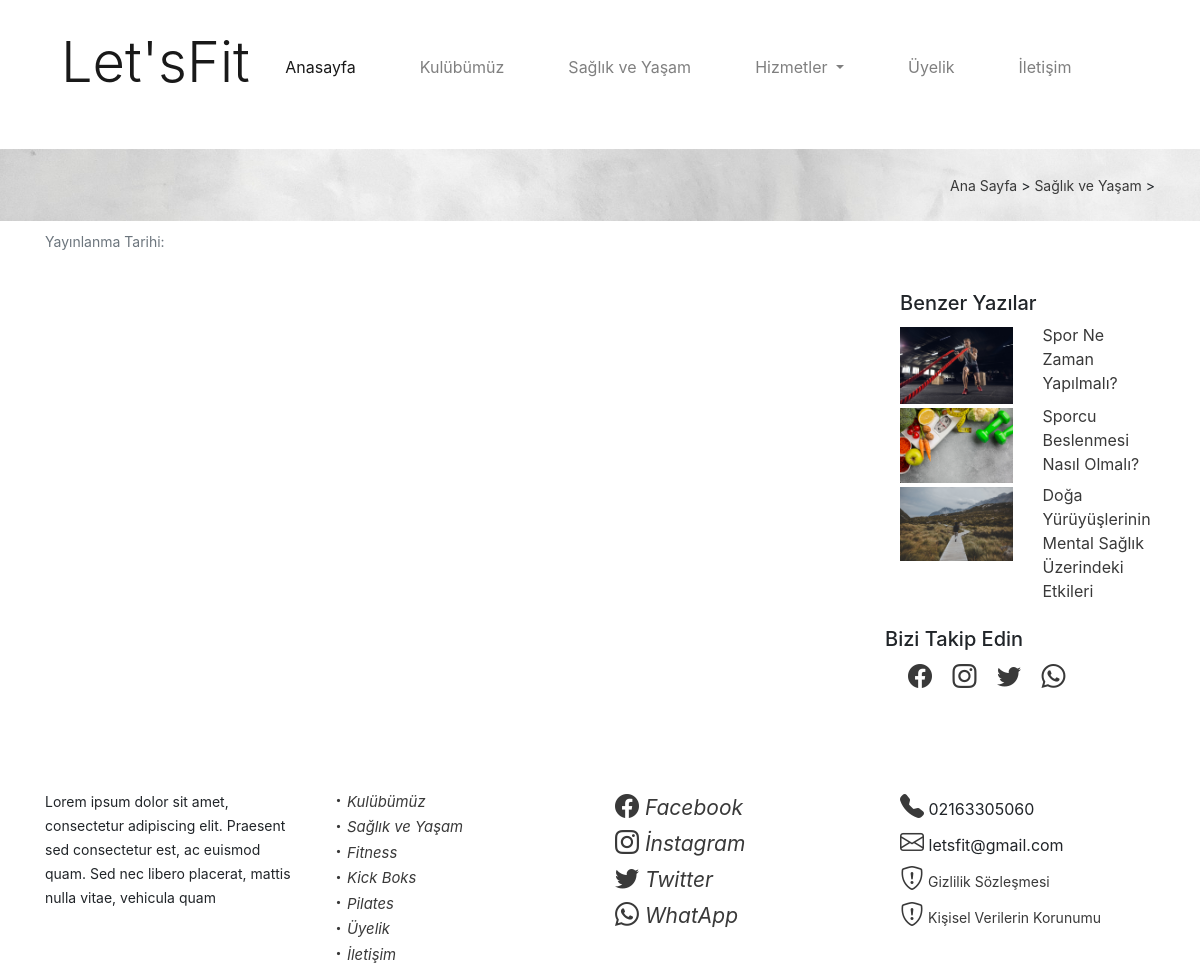
The page /saglik-content.php on the database its author committed.
### tables this page shows
CREATE TABLE IF NOT EXISTS `ayarlar` (
  `id` int(11) NOT NULL AUTO_INCREMENT,
  `ad` varchar(50) NOT NULL,
  `telefon` varchar(13) NOT NULL,
  `email` varchar(50) NOT NULL,
  `adres` varchar(150) NOT NULL,
  `facebook` varchar(150) NOT NULL,
  `instagram` varchar(150) NOT NULL,
  `twitter` varchar(150) NOT NULL,
  `whatsapp` varchar(30) NOT NULL,
  `tanitim` text NOT NULL,
  `anasayfaBanner` varchar(150) NOT NULL,
  `saglikBanner` varchar(150) NOT NULL,
  `uyelikBanner` varchar(150) NOT NULL,
  `iletisimBanner` varchar(150) NOT NULL,
  PRIMARY KEY (`id`)
);

CREATE TABLE IF NOT EXISTS `yazilar` (
  `id` int(11) NOT NULL AUTO_INCREMENT,
  `baslik` varchar(100) NOT NULL,
  `makale` text NOT NULL,
  `meta` varchar(160) NOT NULL,
  `foto` varchar(50) NOT NULL,
  `altetiketi` varchar(70) NOT NULL,
  `kategori` varchar(25) NOT NULL,
  `tarih` varchar(11) NOT NULL,
  `durum` varchar(10) NOT NULL,
  PRIMARY KEY (`id`)
);

CREATE TABLE IF NOT EXISTS `hizmetler` (
  `id` int(11) NOT NULL AUTO_INCREMENT,
  `baslik` varchar(50) NOT NULL,
  `icerik` text NOT NULL,
  `tarih` varchar(10) NOT NULL,
  `durum` varchar(25) NOT NULL,
  `meta` varchar(200) NOT NULL,
  `altetiketi` varchar(50) NOT NULL,
  `banner` varchar(500) NOT NULL,
  PRIMARY KEY (`id`)
);

### function.php (called while the page is built)
<?php
$iletisim = $db -> prepare('select * from ayarlar order by id desc limit 1');
$iletisim -> execute();
$satirIletisim = $iletisim -> fetch();
?>

### saglik-content.php (the view, shortened to what this page needs)
<?php
require_once('header.php');
$id = $_GET['id'];
$saglik = $db->prepare('select * from yazilar where id=?');
$saglik->execute(array($id));
$satirSaglik = $saglik->fetch()
?>
<section id="contentBanner">
        <div class="container py-4 mt-3">
            <div class="row">
                <div class="col-12 text-right">
                    <small><a href="index.php">Ana Sayfa</a> > <a href="saglik-yasam.php">Sağlık ve Yaşam</a> > <?php echo $satirSaglik['baslik'] ;?></small>
                </div>
            </div>
        </div>
    </section>
  <section id="saglikcontentIcerik">
        <div class="container">
            <div class="row">
                <div class="col-md-9">
                    <small class="text-muted">Yayınlanma Tarihi: <?php echo $satirSaglik['tarih'];?></small>
                </div>
                <div class="col-md-3 mt-7">
                    <h3 style="font-size: 20px;">Benzer Yazılar</h3>
                        <div class="row">
                        <?php
                        $benzerYazilar = $db->prepare('select * from yazilar order by id desc limit 3');
                        $benzerYazilar->execute();
                        if ($benzerYazilar->rowCount()) {
                            foreach ($benzerYazilar as $satirbenzerYazilar) {
                        ?>
                            <div class="col-md-6"><img src="<?php echo substr($satirbenzerYazilar['foto'], 3); ?>" alt="<?php echo $satirbenzerYazilar['altetiketi']; ?>" class="img-fluid mt-1"></div>
                            <div class="col-md-6"><a href="saglik-content.php?id=<?php echo $satirbenzerYazilar['id']; ?>"><?php echo $satirbenzerYazilar['baslik']; ?></a></div>
                        <?php
                            }
                        }
                        ?>
                    </div>
                    <div class="row mt-4">
                        <h3 style="font-size: 20px;">Bizi Takip Edin</h3>
                        <div class="col-12">
                            <a href="<?php echo $satirIletisim['facebook'];?>" target="_blank"><i class="bi bi-facebook m-2"></i></a>
                            <a href="<?php echo $satirIletisim['instagram'];?>" target="_blank"><i class="bi bi-instagram m-2"></i></a>
                            <a href="<?php echo $satirIletisim['twitter'];?>" target="_blank"><i class="bi bi-twitter m-2"></i></a>
                            <a href="<?php echo $satirIletisim['whatsapp'];?>" target="_blank"><i class="bi bi-whatsapp m-2"></i></a>
                        </div>
                    </div>
                </div>
            </div>
        </div>
    </section>
<?php require_once('footer.php'); ?>

### header.php (shortened to what this page needs)
<?php
require_once('baglan.php');
require_once('function.php');
?>
<!DOCTYPE html>
<html lang="tr">
<head>
    <link rel="stylesheet" href="css/bootstrap.min.css">
    <link rel="stylesheet" href="css/style.css">
</head>
<body>
    <header>
        <section id="menu" class="py-3">
            <div class="container">
                <div class="row">
                    <div class="col-12">
                        <nav class="navbar navbar-expand-lg navbar-light">
                            <a class="navbar-brand" href="index.php">
                                <h4 class="display-4"><?php echo $satirIletisim['ad'];?></h4>
                            </a>
                            <div class="collapse navbar-collapse" id="navbarNavDropdown">
                                <ul class="navbar-nav mx-auto">
                                    <li class="nav-item active">
                                        <a class="nav-link" href="index.php">Anasayfa <span class="sr-only">(current)</span></a>
                                    </li>
                                    <li class="nav-item mx-5">
                                        <a class="nav-link" href="kulubumuz.php">Kulübümüz</a>
                                    </li>
                                    <li class="nav-item">
                                        <a class="nav-link" href="saglik-yasam.php">Sağlık ve Yaşam</a>
                                    </li>
                                    <li class="nav-item dropdown mx-5">
                                        <a class="nav-link dropdown-toggle" href="#" role="button" data-toggle="dropdown" aria-expanded="false">
                                            Hizmetler
                                        </a>
                                            <?php
                                            $menu = $db->prepare('select * from hizmetler where durum=? order by baslik asc');
                                            $menu->execute(array('yayinlandi'));
                                            ?>
                                    </li>
                                    <li class="nav-item">
                                        <a class="nav-link" href="uyelik.php">Üyelik</a>
                                    </li>
                                    <li class="nav-item mx-5">
                                        <a class="nav-link" href="iletisim.php">İletişim</a>
                                    </li>
                                </ul>
                            </div>
                        </nav>
                    </div>
                </div>
            </div>
        </section>
    </header>

### footer.php (shortened to what this page needs)
 <footer>
        <section id="footer">
            <div class="container mt-4">
                <div class="row">
                    <div class="col-md-3">
                        <small><?php echo $satirIletisim['tanitim'] ;?></small>
                    </div>
                    <div class="col-md-3">
                        <a href="kulubumuz.php"> <i class="bi bi-dot"><small>Kulübümüz</small></i></a><br>
                        <a href="saglik-yaşam.php"><i class="bi bi-dot"><small>Sağlık ve Yaşam</small></i></a><br>
                        <?php
                          $menu = $db->prepare('select * from hizmetler where durum=? order by baslik asc');
                          $menu->execute(array('yayinlandi'));
                                     if ($menu->rowCount()) {
                                      foreach ($menu as $satirMenu) {
                                        ?>
                                      <a href="hizmetler.php?id=<?php echo $satirMenu['id']; ?>"><i class="bi bi-dot"><small><?php echo $satirMenu['baslik']; ?></small></i> <br></a>
                          <?php
                                      }
                                       }
                          ?>
                        <a href="uyelik.php"><i class="bi bi-dot"><small>Üyelik</small></i></a><br>
                        <a href="iletisim.php"><i class="bi bi-dot"><small>İletişim</small></i></a>
                    </div>
                    <div class="col-md-3">
                        <a href="<?php echo $satirIletisim['facebook'];?>" target="_blank"><i class="bi bi-facebook"><small> Facebook</small></i></a><br>
                        <a href="<?php echo $satirIletisim['instagram'];?>" target="_blank"><i class="bi bi-instagram"><small> İnstagram</small></i></a><br>
                        <a href="<?php echo $satirIletisim['twitter'];?>" target="_blank"><i class="bi bi-twitter"><small> Twitter</small></i></a><br>
                        <a href="<?php echo $satirIletisim['whatsapp'];?>" target="_blank"><i class="bi bi-whatsapp"><small> WhatApp</small></i></a>
                    </div>
                    <div class="col-md-3">
                    <i class="bi bi-telephone-fill"></i> <?php echo $satirIletisim['telefon'];?><br>
                    <i class="bi bi-envelope"></i> <?php echo $satirIletisim['email'];?><br>
                    <a><i class="bi bi-shield-exclamation"></i><small> Gizlilik Sözleşmesi</small></a><br>
                    <a><i class="bi bi-shield-exclamation"></i><small> Kişisel Verilerin Korunumu</small></a>
                    </div>
                </div>
            </div>
        </section>
    </footer>
</body>
</html>

### css/style.css (style rules this page uses)
body { margin:0; }
#footer .bi-dot { color: #393939; font-size: 17px; text-decoration: none; }
#footer a { text-decoration: none; color: #393939; }
.mt-7 { margin-top: 70px; margin-bottom: 70px; }
#contentBanner { background-image: url(../img/arkaplan-dolgu-1500x844.webp); }
#contentBanner a, #yasamIcerik a, #saglikcontentIcerik a, #uykuIcerik a, #indexhaberTanitim a { text-decoration: none; color: #393939; }
#footer .bi, #saglikcontentIcerik .bi { color: #393939; font-size: 24px; text-decoration: none; }
#footer .bi-dot { font-size: 17px; }

### rows shown on the page
ayarlar: ad "Let'sFit", tanitim "Lorem ipsum dolor sit amet, consectetur adipiscing elit. Praesent sed consectetur est, ac euismod quam. Sed nec libero placerat, mattis nulla vitae, vehicula quam", telefon "02163305060", email "letsfit@gmail.com"
yazilar: foto (picture), baslik "Spor Ne Zaman Yapılmalı?"
yazilar: foto (picture), baslik "Sporcu Beslenmesi Nasıl Olmalı?"
yazilar: foto (picture), baslik "Doğa Yürüyüşlerinin Mental Sağlık Üzerindeki Etkileri"
hizmetler: baslik "Fitness"
hizmetler: baslik "Kick Boks"
hizmetler: baslik "Pilates"
